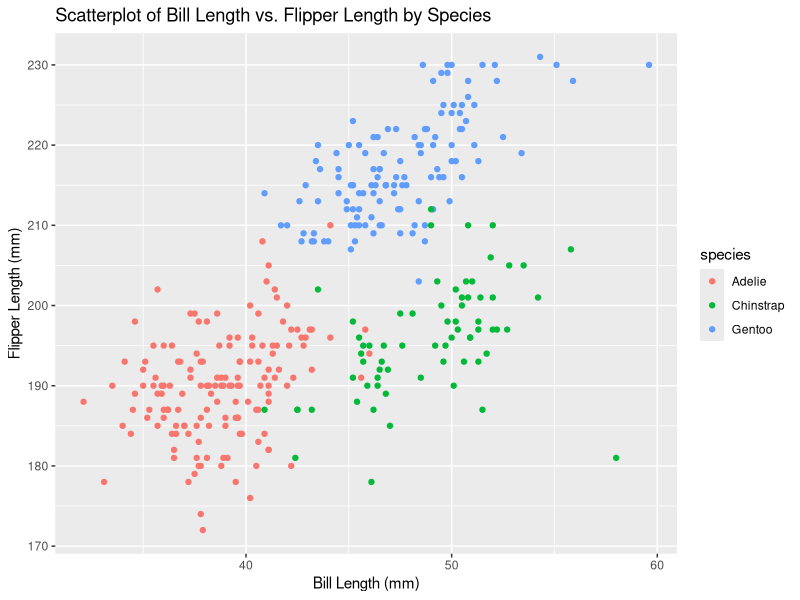
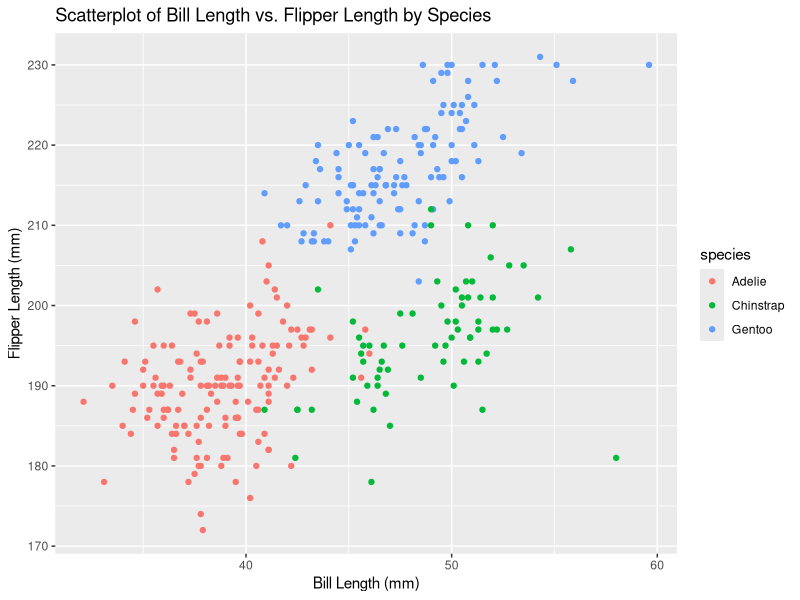

The R source for these figures, in order:
## ---- chunk 1
knitr::opts_chunk$set(echo = TRUE)
library(tidyverse)
library(palmerpenguins)
## ---- chunk 2
data("penguins", package = "palmerpenguins")
## ---- chunk 3
ggplot(penguins, aes(x = bill_length_mm, y = flipper_length_mm, color = species, )) + geom_point() + xlab("Bill Length (mm)") + ylab("Flipper Length (mm)") + ggtitle("Scatterplot of Bill Length vs. Flipper Length by Species")
ggsave("penguins_scatterplot.pdf", height = 4, width = 6)
